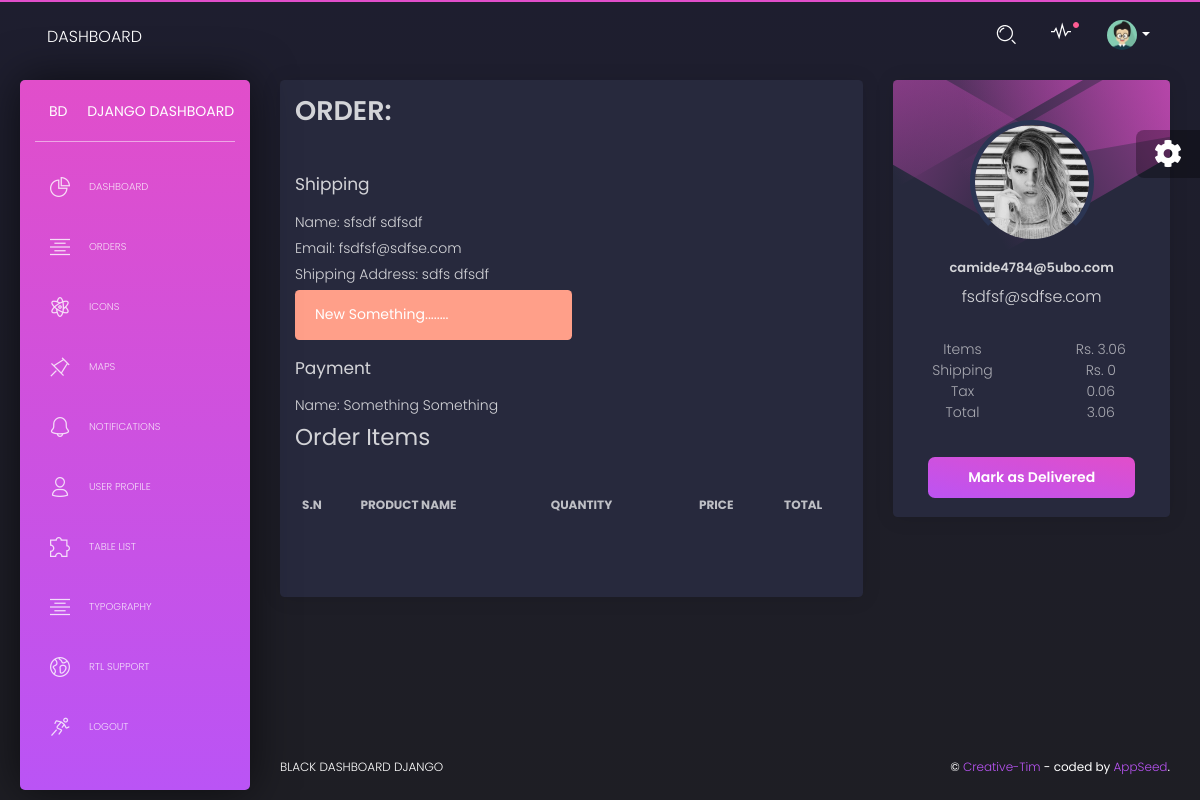
Page /myadmin/orders/2/ (signed in) on the committed database.
### orders/models.py (models this page shows, shortened)
class Order(models.Model):
    STATUS = (
        ('Pending', 'Pending'),
        ('Accepted', 'Accepted'),
        ('In Progress', 'In Progress'),
        ('Delivered', 'Delivered'),
        ('Completed', 'Completed'),
        ('Cancelled', 'Cancelled'),
    )
    user = models.ForeignKey(Account, on_delete=models.SET_NULL, null=True)
    payment = models.ForeignKey(
        Payment, on_delete=models.SET_NULL, blank=True, null=True)
    order_number = models.CharField(max_length=20)
    first_name = models.CharField(max_length=50)
    last_name = models.CharField(max_length=50)
    phone = models.CharField(max_length=15)
    email = models.EmailField(max_length=50)
    address_line_1 = models.CharField(max_length=50)
    address_line_2 = models.CharField(max_length=50, blank=True)
    country = models.CharField(max_length=50)
    state = models.CharField(max_length=50)
    city = models.CharField(max_length=50)
    order_note = models.CharField(max_length=100, blank=True)
    order_total = models.FloatField()
    tax = models.FloatField()
    status = models.CharField(max_length=15, choices=STATUS, default='Pending')
    ip = models.CharField(blank=True, max_length=20)
    is_ordered = models.BooleanField(default=False)
    created_at = models.DateTimeField(auto_now_add=True)
    updated_at = models.DateTimeField(auto_now=True)

### accounts/models.py (models this page shows, shortened)
class Account(AbstractBaseUser):
    first_name      = models.CharField(max_length=50)
    last_name       = models.CharField(max_length=50)
    username        = models.CharField(max_length=50, unique=True)
    email           = models.EmailField(max_length=100, unique=True)
    phone_number    = models.CharField(max_length=50)
    date_joined     = models.DateTimeField(auto_now_add=True)
    last_login      = models.DateTimeField(auto_now_add=True)
    is_admin        = models.BooleanField(default=False)
    is_staff        = models.BooleanField(default=False)
    is_active        = models.BooleanField(default=False)
    is_superadmin        = models.BooleanField(default=False)
    USERNAME_FIELD = 'email'
    REQUIRED_FIELDS = ['username', 'first_name', 'last_name']
    objects = MyAccountManager()
    def __str__(self):
        return self.email

### myadmin/views.py (the view)
class OrderDetailView(UserPassesTestMixin, DetailView):
    queryset = Order.objects.all()
    template_name = "myadmin/order-detail.html"
    pk_url_kwarg = 'pk'
    def test_func(self):
        if self.request.user.is_authenticated:
            return self.request.user.is_staff
        return False
    def get_context_data(self, **kwargs):
        context = super().get_context_data(**kwargs)
        orderId = self.kwargs['pk']
        orderProduct = OrderProduct.objects.all()
        print(orderProduct)
        context["orderProduct"] = orderProduct
        return context

### carts/context_processors.py (called while the page is built, shortened)
def counter(request):
    cart_count = 0
    if 'admin' in request.path:
        return {}
    return dict(cart_count=cart_count)

### category/context_processors.py (called while the page is built)
def menu_links(request):
    links = Category.objects.all()
    return dict(links=links)

### myadmin/templates/myadmin/order-detail.html (shortened to what this page needs)
{% extends 'myadmin/layouts/base.html' %}
{% block content %}
<div class="row">
  <div class="col-md-8">
    <div class="card">
      <div class="card-header">
        <h2 class="title">ORDER:</h2>
      </div>
      <div class="card-body">
       <h4>Shipping</h4>
        <p>Name: {{object.first_name}} {{object.last_name}}</p>
        <p>Email: {{object.email}}</p>
        <p>Shipping Address: {{object.address_line_1}} {{object.address_line_2}}</p>
        <div class="alert alert-warning col-md-6" role="alert">
          {{object.status}} Something........
        </div>
       <h4>Payment</h4>
        <p>Name: Something Something</p>
       <h3>Order Items</h3>
       <div class="table-responsive">
          <table class="table tablesorter" id="">
            <thead class=" text-primary">
              <tr>
                <th>
                  S.N
                </th>
                <th>
                  Product Name
                </th>
                <th>
                  Quantity
                </th>
                <th class="text-center">
                  Price
                </th>
                <th class="text-center">
                  Total
                </th>
              </tr>
            </thead>
          </table>
        </div>
      </div>
      <div class="card-footer">
      </div>
    </div>
  </div>
  <div class="col-md-4">
    <div class="card card-user">
      <div class="card-body">
        <p class="card-text">
          <div class="author">
            <div class="block block-three"></div>
            <a href="javascript:void(0)">
              <img class="avatar" src="/static/assets/img/emilyz.jpg" alt="...">
              <h5 class="title">
                {{ object.user }}
              </h5>
            </a>
            <p class="description">
              {{ object.email }}
            </p>
          </div>
        </p>
        <div class="card-description text-center">
          <div class="row">
            <div class="col">Items</div>
            <div class="col">Rs. {{object.order_total}}</div>
            <div class="col">Shipping</div>
            <div class="col">Rs. 0</div>
            <div class="col">Tax</div>
            <div class="col">{{object.tax}}</div>
            <div class="col">Total</div>
            <div class="col">{{object.order_total}}</div>
          </div>
        </div>
      </div>
      <div class="card-footer text-center">
        {% ifnotequal object.status 'Delivered' %}
        <a href="{% url 'myadmin:mark-delivered' object.id %}" class="btn btn-fill btn-primary">Mark as Delivered</a>
        {% endifnotequal %}
      </div>
    </div>
  </div>
</div>
{% endblock content %}

### rows in the picture
Order: first_name "sfsdf", last_name "sdfsdf", email "fsdfsf@sdfse.com", address_line_1 "sdfs", address_line_2 "dfsdf", status "New", user "camide4784@5ubo.com", order_total "3.06", tax "0.06"
